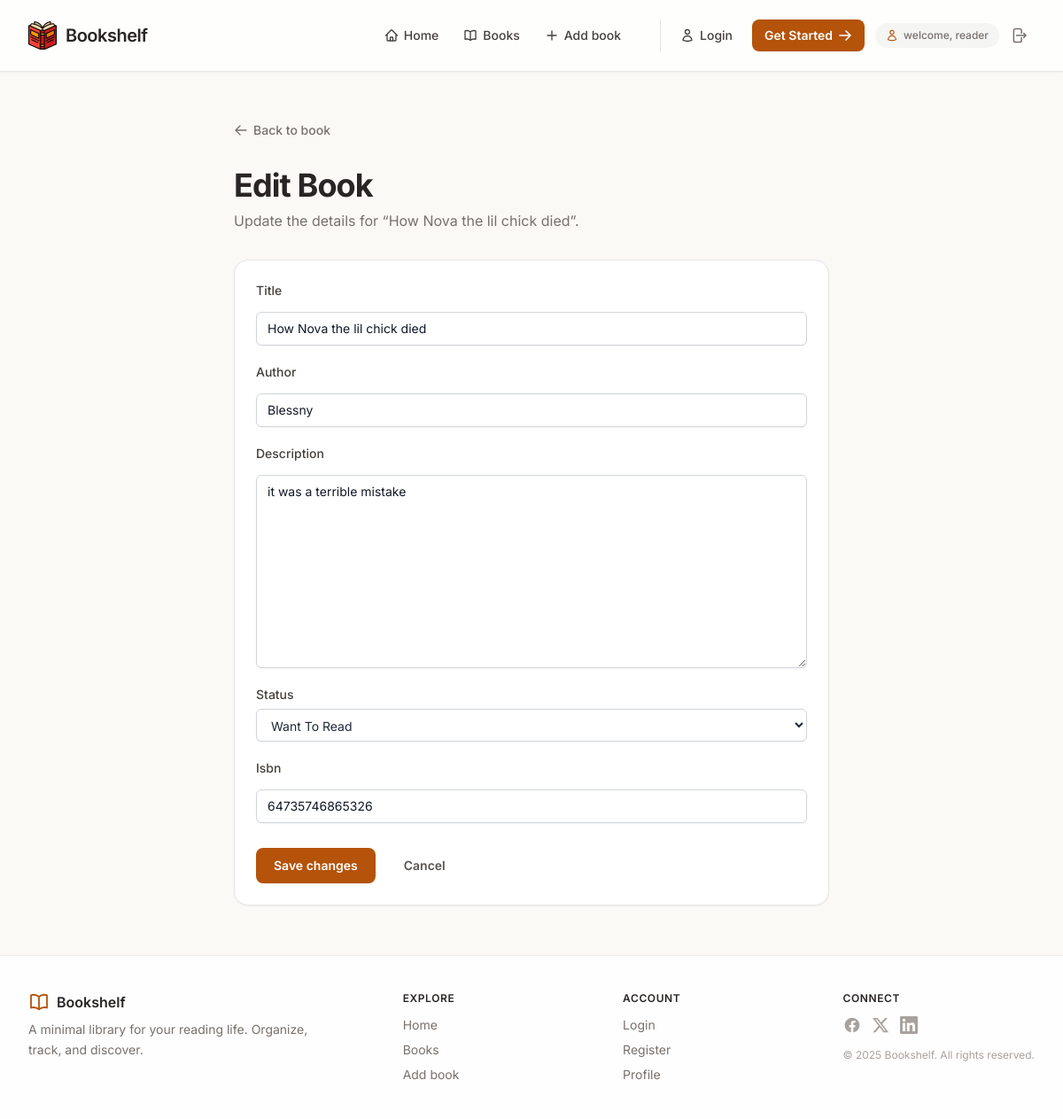
Page /book/4/edit/ on the committed database.
### shelf/models.py (models this page shows, shortened)
class Book(models.Model):
    STATUS_CHOICES=[
        ("want", "Want To Read"),
        ("reading", "Currently Reading"),
        ("read", "Finished"),
    ]
    title = models.CharField(max_length=200)
    author = models.CharField(max_length = 200)
    description = models.TextField()
    isbn = models.CharField(max_length=200)
    status = models.CharField(max_length=10, choices=STATUS_CHOICES, default="want")
    published_at = models.DateField(blank=True, null=True, auto_now_add=True )
    updated_at = models.DateField(blank=True, null=True, auto_now=True)
    class Meta:
        ordering = ['published_at']

### shelf/views.py (the view)
# urls.py: path('book/<int:pk>/edit/', views.book_edit, name='book_edit'),
def book_edit(request, pk):
    try:
        book = Book.objects.get(pk=pk)
    except Book.DoesNotExist:
        messages.error(request, 'Book not found.')
        return redirect('shelf:books')
    if request.method == 'POST':
        form = BookForm(request.POST, instance=book)
        if form.is_valid():
            form.save()
            messages.success(request, 'Book updated successfully!')
            return redirect('shelf:book_detail', pk=book.pk)
        else:
            messages.error(request, 'Error updating book. Please check the form for errors.')
    else:
        form = BookForm(instance=book)
    context = {
        'form': form,
        'book': book,
    }
    return render(request, 'shelf/book_edit.html', context)

### shelf/forms.py
class BookForm(forms.ModelForm):
    class Meta:
      model = Book
      fields = ['title', 'author', 'description', 'status', 'isbn']
      widgets = {
        'title': forms.TextInput(attrs={'class': INPUT_CLASSES, 'placeholder': 'Enter book title'}),
        'author': forms.TextInput(attrs={'class': INPUT_CLASSES, 'placeholder': 'Enter author name'}),
        'description': forms.Textarea(attrs={'class': TEXTAREA_CLASSES, 'placeholder': 'Enter book description'}),
        'status': forms.Select(attrs={'class': SELECT_CLASSES}),
        'isbn': forms.TextInput(attrs={'class': INPUT_CLASSES, 'placeholder': 'Enter ISBN'}),
      }

### shelf/templates/shelf/book_edit.html (shortened to what this page needs)
{% extends "layout.html" %}
{% block content %}
<div class="flex flex-col gap-8 max-w-2xl mx-auto">
  <a href="{% url 'shelf:book_detail' book.id %}"
     class="inline-flex items-center gap-1.5 text-sm font-medium text-stone-500 hover:text-amber-700 transition-colors w-fit">
    <svg class="w-4 h-4" fill="none" stroke="currentColor" stroke-width="2" viewBox="0 0 24 24">
      <path stroke-linecap="round" stroke-linejoin="round" d="M10.5 19.5L3 12m0 0l7.5-7.5M3 12h18" />
    </svg>
    Back to book
  </a>
  <div>
    <h1 class="text-3xl md:text-4xl font-bold tracking-tight text-stone-800">Edit Book</h1>
    <p class="text-stone-500 mt-2">Update the details for “{{ book.title }}”.</p>
  </div>
  <form method="post" class="bg-white border border-stone-200 rounded-2xl shadow-sm p-6 flex flex-col gap-5">
    {% for field in form %}
      <div class="flex flex-col gap-1.5">
        <label for="{{ field.id_for_label }}" class="text-sm font-medium text-stone-700">
          {{ field.label }}
        </label>
        {{ field }}
      </div>
    {% endfor %}
    <div class="flex items-center gap-3 pt-2">
      <button type="submit"
              class="inline-flex items-center gap-2 px-5 py-2.5 bg-amber-700 hover:bg-amber-800 text-white text-sm font-semibold rounded-lg shadow-sm hover:shadow transition-all">
        Save changes
      </button>
      <a href="{% url 'shelf:book_detail' book.id %}"
         class="inline-flex items-center gap-2 px-5 py-2.5 text-stone-600 hover:text-stone-800 text-sm font-semibold rounded-lg transition-colors">
        Cancel
      </a>
    </div>
  </form>
</div>
{% endblock %}

### templates/layout.html (style rules this page uses)
* { font-family: 'Inter', system-ui, sans-serif; }

### rows in the picture
Book: title "How Nova the lil chick died", form "How Nova the lil chick died" "Blessny" "it was a terrible mistake" "Want To Read" "64735746865326"

### other values in the picture
{{ field.label }} "Title" "Author" "Description" "Status" "Isbn"
